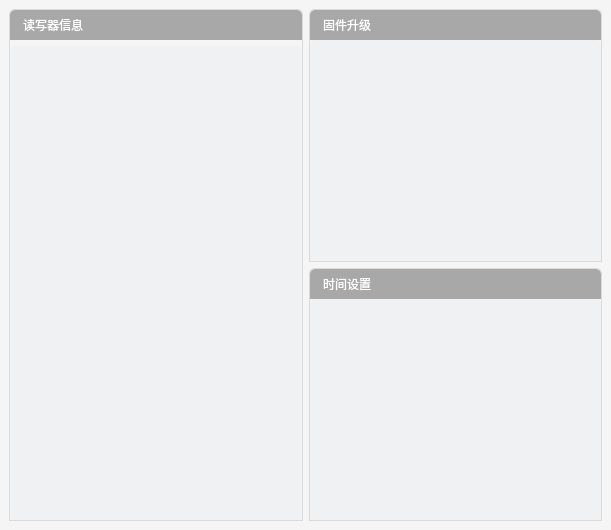
<?xml version="1.0" encoding="UTF-8"?>
<ui version="4.0">
 <class>TabSysInfoForm</class>
 <widget class="QWidget" name="TabSysInfoForm">
  <property name="geometry">
   <rect>
    <x>0</x>
    <y>0</y>
    <width>611</width>
    <height>530</height>
   </rect>
  </property>
  <property name="windowTitle">
   <string>Form</string>
  </property>
  <layout class="QGridLayout" name="gridLayout_4">
   <property name="leftMargin">
    <number>0</number>
   </property>
   <property name="topMargin">
    <number>0</number>
   </property>
   <property name="rightMargin">
    <number>0</number>
   </property>
   <property name="bottomMargin">
    <number>0</number>
   </property>
   <item row="0" column="0">
    <widget class="QFrame" name="frame">
     <property name="styleSheet">
      <string notr="true">.QFrame
{
	background-color: rgb(245, 245, 245);
}</string>
     </property>
     <property name="frameShape">
      <enum>QFrame::NoFrame</enum>
     </property>
     <property name="frameShadow">
      <enum>QFrame::Raised</enum>
     </property>
     <layout class="QGridLayout" name="gridLayout_2">
      <item row="0" column="0">
       <widget class="QWidget" name="widget" native="true">
        <property name="styleSheet">
         <string notr="true">.QWidget
{
	border: 1px solid rgb(218,218,218);
	border-top-right-radius: 5px;
	border-top-left-radius: 5px;
}</string>
        </property>
        <layout class="QGridLayout" name="gridLayout">
         <property name="leftMargin">
          <number>1</number>
         </property>
         <property name="topMargin">
          <number>1</number>
         </property>
         <property name="rightMargin">
          <number>1</number>
         </property>
         <property name="bottomMargin">
          <number>1</number>
         </property>
         <item row="0" column="0">
          <widget class="QLabel" name="label_6">
           <property name="minimumSize">
            <size>
             <width>0</width>
             <height>30</height>
            </size>
           </property>
           <property name="maximumSize">
            <size>
             <width>16777215</width>
             <height>30</height>
            </size>
           </property>
           <property name="styleSheet">
            <string notr="true">font: 10pt &quot;微软雅黑&quot;;
color: rgb(255, 255, 255);
background-color: rgb(168, 168, 168);
padding: 3px 3px 3px 10px;
border: none;
border-top-right-radius: 5px;
border-top-left-radius: 5px;</string>
           </property>
           <property name="text">
            <string>读写器信息</string>
           </property>
          </widget>
         </item>
         <item row="1" column="0">
          <widget class="QWidget" name="widget_2" native="true">
           <property name="styleSheet">
            <string notr="true">.QWidget
{
	border: none;
	background-color: rgb(240, 241, 243);
}</string>
           </property>
          </widget>
         </item>
        </layout>
       </widget>
      </item>
      <item row="0" column="1">
       <layout class="QVBoxLayout" name="verticalLayout">
        <item>
         <widget class="QWidget" name="widget_3" native="true">
          <property name="styleSheet">
           <string notr="true">.QWidget
{
	border: 1px solid rgb(218,218,218);
	border-top-right-radius: 5px;
	border-top-left-radius: 5px;
}
</string>
          </property>
          <layout class="QVBoxLayout" name="verticalLayout_2">
           <property name="spacing">
            <number>0</number>
           </property>
           <property name="leftMargin">
            <number>1</number>
           </property>
           <property name="topMargin">
            <number>1</number>
           </property>
           <property name="rightMargin">
            <number>1</number>
           </property>
           <property name="bottomMargin">
            <number>1</number>
           </property>
           <item>
            <widget class="QLabel" name="label_7">
             <property name="minimumSize">
              <size>
               <width>0</width>
               <height>30</height>
              </size>
             </property>
             <property name="maximumSize">
              <size>
               <width>16777215</width>
               <height>30</height>
              </size>
             </property>
             <property name="styleSheet">
              <string notr="true">font: 10pt &quot;微软雅黑&quot;;
color: rgb(255, 255, 255);
background-color: rgb(168, 168, 168);
padding: 3px 3px 3px 10px;
border: none;
border-top-right-radius: 5px;
border-top-left-radius: 5px;
</string>
             </property>
             <property name="text">
              <string>固件升级</string>
             </property>
            </widget>
           </item>
           <item>
            <widget class="QWidget" name="widget_4" native="true">
             <property name="styleSheet">
              <string notr="true">.QWidget
{
	border: none;
	background-color: rgb(240, 241, 243);
}</string>
             </property>
            </widget>
           </item>
          </layout>
         </widget>
        </item>
        <item>
         <widget class="QWidget" name="widget_5" native="true">
          <property name="styleSheet">
           <string notr="true">.QWidget
{
	border: 1px solid rgb(218,218,218);
	border-top-right-radius: 5px;
	border-top-left-radius: 5px;
}
</string>
          </property>
          <layout class="QVBoxLayout" name="verticalLayout_3">
           <property name="spacing">
            <number>0</number>
           </property>
           <property name="leftMargin">
            <number>1</number>
           </property>
           <property name="topMargin">
            <number>1</number>
           </property>
           <property name="rightMargin">
            <number>1</number>
           </property>
           <property name="bottomMargin">
            <number>1</number>
           </property>
           <item>
            <widget class="QLabel" name="label_8">
             <property name="minimumSize">
              <size>
               <width>0</width>
               <height>30</height>
              </size>
             </property>
             <property name="maximumSize">
              <size>
               <width>16777215</width>
               <height>30</height>
              </size>
             </property>
             <property name="styleSheet">
              <string notr="true">font: 10pt &quot;微软雅黑&quot;;
color: rgb(255, 255, 255);
background-color: rgb(168, 168, 168);
padding: 3px 3px 3px 10px;
border: none;
border-top-right-radius: 5px;
border-top-left-radius: 5px;
</string>
             </property>
             <property name="text">
              <string>时间设置</string>
             </property>
            </widget>
           </item>
           <item>
            <widget class="QWidget" name="widget_6" native="true">
             <property name="styleSheet">
              <string notr="true">.QWidget
{
	border: none;
	background-color: rgb(240, 241, 243);
}</string>
             </property>
            </widget>
           </item>
          </layout>
         </widget>
        </item>
       </layout>
      </item>
     </layout>
    </widget>
   </item>
  </layout>
 </widget>
 <resources/>
 <connections/>
</ui>
